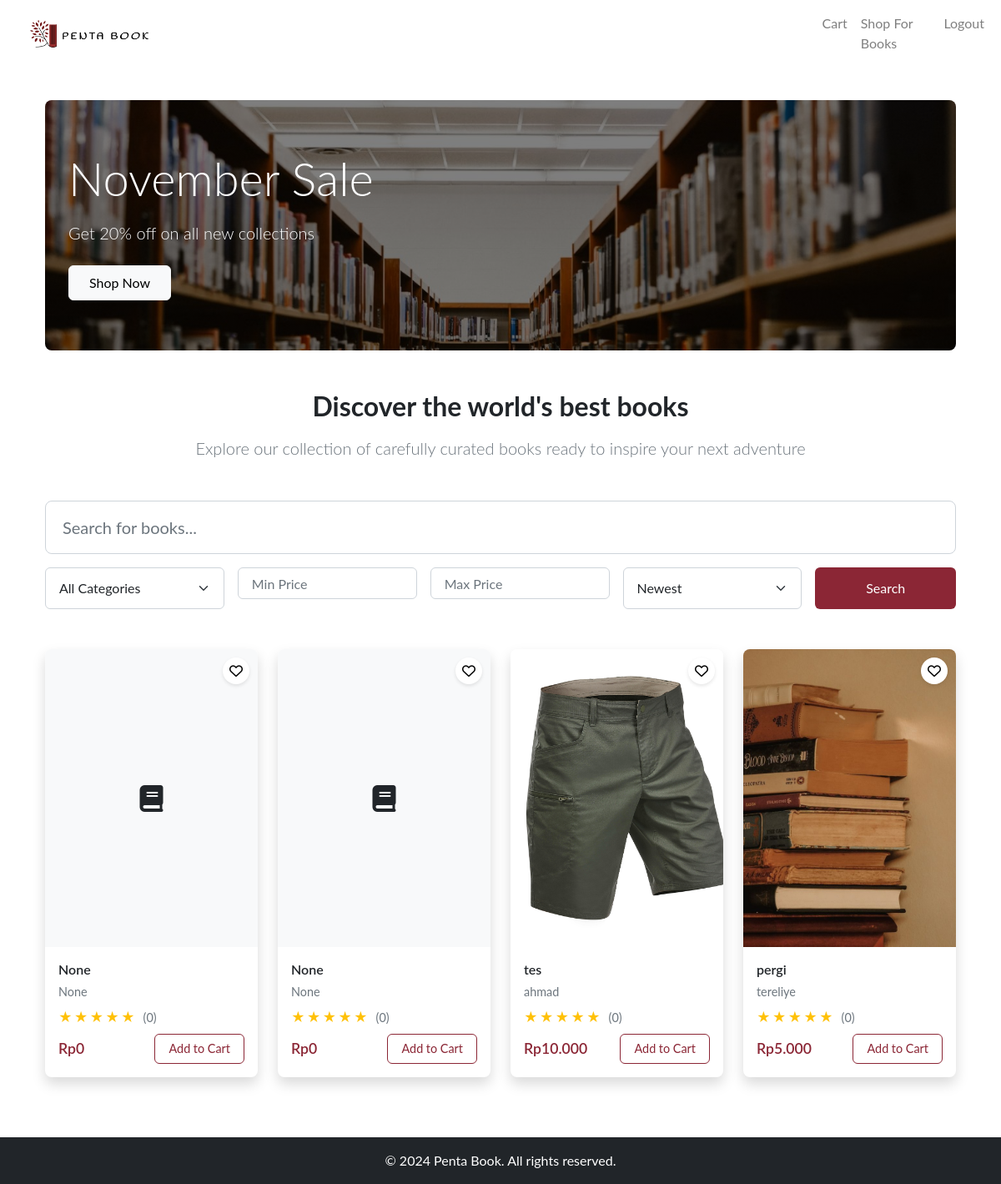
Screenshot of /buyer_index (signed in) with the database file from the repository.
### tables this page shows
CREATE TABLE "books"
(
    book_id     INTEGER
        primary key autoincrement,
    category_id integer
        references categories,
    shop_id     integer
        references shop,
    book_name   TEXT,
    isbn        integer,
    author      TEXT,
    desc        TEXT,
    price       REAL,
    stock       integer,
    img_url     TEXT
);

### app.py (the view)
@app.route('/buyer_index', methods=['GET'])
def buyer_index():
    if 'user_id' not in session:
        flash('You need to be logged in to access the buyer index.', 'warning')
        return redirect(url_for('login'))
    db = get_db()
    books = db.execute('SELECT * FROM books').fetchall()
    return render_template('customer/buyer_index.html', books=books, format_currency=format_currency)

### app.py (called while the page is built)
def get_db():
    if 'db' not in g:
        g.db = sqlite3.connect(app.config['DATABASE'])
        g.db.row_factory = sqlite3.Row
    return g.db

def format_currency(value):
    if value is None:
        return "Rp0"  # Atau format default lainnya
    return f'Rp{value:,.0f}'.replace(',', '.')

### templates/customer/buyer_index.html (shortened to what this page needs)
{% extends "customer/base.html" %}
{% block content %}
<div class="container py-5">
    <div class="promo-banner mb-5">
        <div class="container position-relative">
            <div class="row align-items-center">
                <div class="col-md-6 mx-3">
                    <h2 class="display-4 text-white mb-3">November Sale</h2>
                    <p class="lead text-white mb-4">Get 20% off on all new collections</p>
                    <a href="#new-releases" class="btn btn-light px-4 py-2">Shop Now</a>
                </div>
            </div>
        </div>
    </div>
    <div class="text-center">
        <h2 class="fw-bold mb-3">Discover the world's best books</h2>
        <p class="lead text-muted mb-5">Explore our collection of carefully curated books ready to inspire your next adventure</p>
    </div>
    <form method="GET" action="{{ url_for('buyer_index') }}" class="mb-5">
        <div class="search-section">
            <input type="text"
                   name="search"
                   class="form-control form-control-lg mb-3"
                   placeholder="Search for books..."
                   value="{{ request.args.get('search', '') }}">
            <div class="row g-3">
                <div class="col-md">
                    <select name="category" class="form-select">
                        <option value="" {% if request.args.get('category') == '' %}selected{% endif %}>All Categories</option>
                    </select>
                </div>
                <div class="col-md">
                    <input type="number"
                           name="price_min"
                           class="form-control"
                           placeholder="Min Price"
                           value="{{ request.args.get('price_min', '') }}">
                </div>
                <div class="col-md">
                    <input type="number"
                           name="price_max"
                           class="form-control"
                           placeholder="Max Price"
                           value="{{ request.args.get('price_max', '') }}">
                </div>
                <div class="col-md">
                    <select name="sort" class="form-select">
                        <option value="date_desc" {% if request.args.get('sort') == 'date_desc' %}selected{% endif %}>Newest</option>
                    </select>
                </div>
                <div class="col-md-2">
                    <button type="submit" class="btn w-100" style="background-color: #8B2635; color: white;">Search</button>
                </div>
            </div>
        </div>
    </form>
    {% if books %}
    <div class="row g-4">
        {% for book in books %}
        <div class="col-md-3">
            <div class="book-card shadow">
                <div class="book-image-container position-relative">
                    {% if book['img_url'] %}
                        <img src="{{ url_for('static', filename='uploads/' ~ book['img_url']) }}"
                             alt="{{ book['book_name'] }}"
                             class="book-image">
                    {% else %}
                        <div class="book-image-placeholder">
                            <i class="fas fa-book fa-2x"></i>
                        </div>
                    {% endif %}
                    <button class="wishlist-btn">
                        <i class="far fa-heart"></i>
                    </button>
                </div>
                <div class="book-details">
                    <h5 class="book-title mb-1">{{ book['book_name'] }}</h5>
                    <p class="book-author mb-2">{{ book['author'] }}</p>
                    <div class="book-rating mb-2">
                        <span class="stars">★★★★★</span>
                        <span class="rating-count">(0)</span>
                    </div>
                    <div class="d-flex justify-content-between align-items-center">
                        <span class="book-price">{{ format_currency(book['price']) }}</span>
                        <a href="{{ url_for('book', book_id=book['book_id']) }}"
                           class="btn btn-outline-burgundy">
                            Add to Cart
                        </a>
                    </div>
                </div>
            </div>
        </div>
        {% endfor %}
    </div>
    {% endif %}
</div>
{% endblock %}

### templates/customer/base.html (shortened to what this page needs)
<!DOCTYPE html>
<html lang="en">
<head>
    <link href="https://cdnjs.cloudflare.com/ajax/libs/font-awesome/6.0.0/css/all.min.css" rel="stylesheet">
    <link rel="stylesheet" href="https://maxcdn.bootstrapcdn.com/bootstrap/4.5.2/css/bootstrap.min.css">
    <link rel="stylesheet" href="{{ url_for('static', filename='styles.css') }}">
</head>
<body>
    <nav class="navbar navbar-expand-lg navbar-light bg-white">
        <div class="container-fluid">
            <a class="navbar-brand" href="{{ url_for('buyer_index') }}">
                <img src="{{ url_for('static', filename='images/Logo PentaBook.png') }}" alt="Logo"  style="width: 20%;" class="px-4">
            </a>
            <div class="collapse navbar-collapse" id="navbarNav">
                <ul class="navbar-nav ml-auto">
                    {% if session.get('user_id') %}
                        <li class="nav-item">
                            <a class="nav-link" href="{{ url_for('cart') }}">Cart</a>
                        </li>
                        <li class="nav-item">
                            <a class="nav-link" href="{{ url_for('buyer_index') }}">Shop For Books</a>
                        </li>
                        <li class="nav-item">
                            <a class="nav-link" href="{{ url_for('logout') }}">Logout</a>
                        </li>
                    {% endif %}
                </ul>
            </div>
        </div>
    </nav>
    <div class="container mt-4">
        {% block content %}{% endblock %}
    </div>
    <footer class="footer bg-dark py-3 mt-4">
        <div class="container">
            <div class="row">
                <div class="col text-center text-white">
                    &copy; 2024 Penta Book. All rights reserved.
                </div>
            </div>
        </div>
    </footer>
</body>
</html>

### rows the page displays
books: book_name "None", author "None", price "Rp0"
books: book_name "None", author "None", price "Rp0"
books: img_url (picture), book_name "tes", author "ahmad", price "Rp10.000"
books: img_url (picture), book_name "pergi", author "tereliye", price "Rp5.000"
